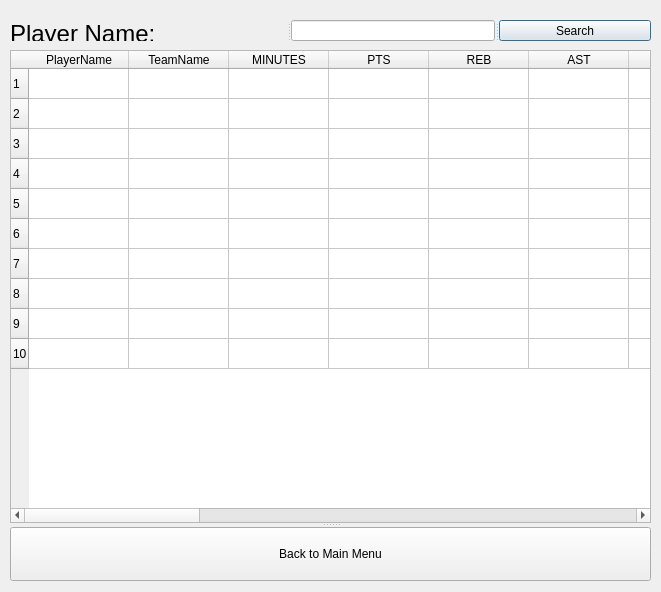
<?xml version="1.0" encoding="UTF-8"?>
<ui version="4.0">
 <class>Dialog</class>
 <widget class="QDialog" name="Dialog">
  <property name="geometry">
   <rect>
    <x>0</x>
    <y>0</y>
    <width>661</width>
    <height>592</height>
   </rect>
  </property>
  <property name="windowTitle">
   <string>PlayersStatistics</string>
  </property>
  <widget class="QSplitter" name="splitter">
   <property name="geometry">
    <rect>
     <x>10</x>
     <y>20</y>
     <width>641</width>
     <height>21</height>
    </rect>
   </property>
   <property name="orientation">
    <enum>Qt::Horizontal</enum>
   </property>
   <widget class="QLabel" name="label_6">
    <property name="text">
     <string>&lt;html&gt;&lt;head/&gt;&lt;body&gt;&lt;p&gt;&lt;span style=&quot; font-size:18pt;&quot;&gt;Player Name:&lt;/span&gt;&lt;/p&gt;&lt;/body&gt;&lt;/html&gt;</string>
    </property>
   </widget>
   <widget class="QLineEdit" name="playerName"/>
   <widget class="QPushButton" name="searchButton">
    <property name="text">
     <string>Search</string>
    </property>
   </widget>
  </widget>
  <widget class="QSplitter" name="splitter_7">
   <property name="geometry">
    <rect>
     <x>10</x>
     <y>50</y>
     <width>641</width>
     <height>531</height>
    </rect>
   </property>
   <property name="orientation">
    <enum>Qt::Vertical</enum>
   </property>
   <widget class="QSplitter" name="splitter_6">
    <property name="orientation">
     <enum>Qt::Vertical</enum>
    </property>
    <widget class="QTableWidget" name="playerStats">
     <row>
      <property name="text">
       <string>1</string>
      </property>
     </row>
     <row>
      <property name="text">
       <string>2</string>
      </property>
     </row>
     <row>
      <property name="text">
       <string>3</string>
      </property>
     </row>
     <row>
      <property name="text">
       <string>4</string>
      </property>
     </row>
     <row>
      <property name="text">
       <string>5</string>
      </property>
     </row>
     <row>
      <property name="text">
       <string>6</string>
      </property>
     </row>
     <row>
      <property name="text">
       <string>7</string>
      </property>
     </row>
     <row>
      <property name="text">
       <string>8</string>
      </property>
     </row>
     <row>
      <property name="text">
       <string>9</string>
      </property>
     </row>
     <row>
      <property name="text">
       <string>10</string>
      </property>
     </row>
     <column>
      <property name="text">
       <string>PlayerName</string>
      </property>
     </column>
     <column>
      <property name="text">
       <string>TeamName</string>
      </property>
     </column>
     <column>
      <property name="text">
       <string>MINUTES</string>
      </property>
     </column>
     <column>
      <property name="text">
       <string>PTS</string>
      </property>
     </column>
     <column>
      <property name="text">
       <string>REB</string>
      </property>
     </column>
     <column>
      <property name="text">
       <string>AST</string>
      </property>
     </column>
     <column>
      <property name="text">
       <string>FGM</string>
      </property>
     </column>
     <column>
      <property name="text">
       <string>FGA</string>
      </property>
     </column>
     <column>
      <property name="text">
       <string>FG_PCT</string>
      </property>
     </column>
     <column>
      <property name="text">
       <string>FG3M</string>
      </property>
     </column>
     <column>
      <property name="text">
       <string>FG3A</string>
      </property>
     </column>
     <column>
      <property name="text">
       <string>FG3_PCT</string>
      </property>
     </column>
     <column>
      <property name="text">
       <string>FTM</string>
      </property>
     </column>
     <column>
      <property name="text">
       <string>FTA</string>
      </property>
     </column>
     <column>
      <property name="text">
       <string>FT_PCT</string>
      </property>
     </column>
     <column>
      <property name="text">
       <string>OREB</string>
      </property>
     </column>
     <column>
      <property name="text">
       <string>DREB</string>
      </property>
     </column>
     <column>
      <property name="text">
       <string>STL</string>
      </property>
     </column>
     <column>
      <property name="text">
       <string>BLK</string>
      </property>
     </column>
     <column>
      <property name="text">
       <string>TurnOver</string>
      </property>
     </column>
     <column>
      <property name="text">
       <string>PersonalFouls</string>
      </property>
     </column>
    </widget>
    <widget class="QPushButton" name="backToMainMenu">
     <property name="text">
      <string>Back to Main Menu</string>
     </property>
    </widget>
   </widget>
  </widget>
 </widget>
 <resources/>
 <connections/>
</ui>
